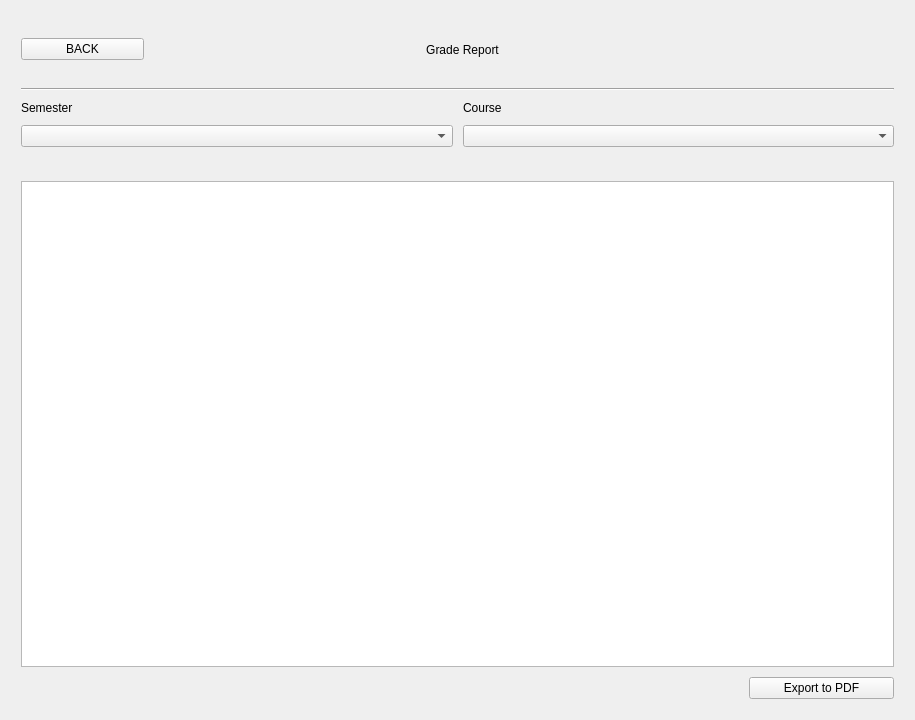
<?xml version="1.0" encoding="UTF-8"?>
<ui version="4.0">
 <class>Form</class>
 <widget class="QWidget" name="Form">
  <property name="geometry">
   <rect>
    <x>0</x>
    <y>0</y>
    <width>915</width>
    <height>720</height>
   </rect>
  </property>
  <property name="windowTitle">
   <string>Form</string>
  </property>
  <layout class="QVBoxLayout" name="verticalLayout_2">
   <item>
    <layout class="QVBoxLayout" name="main" stretch="1,0,10,1">
     <property name="spacing">
      <number>10</number>
     </property>
     <property name="leftMargin">
      <number>10</number>
     </property>
     <property name="topMargin">
      <number>10</number>
     </property>
     <property name="rightMargin">
      <number>10</number>
     </property>
     <property name="bottomMargin">
      <number>10</number>
     </property>
     <item>
      <layout class="QHBoxLayout" name="top" stretch="1,5,1">
       <item>
        <widget class="QPushButton" name="back">
         <property name="text">
          <string>BACK</string>
         </property>
        </widget>
       </item>
       <item>
        <widget class="QLabel" name="title">
         <property name="text">
          <string>Grade Report</string>
         </property>
         <property name="alignment">
          <set>Qt::AlignCenter</set>
         </property>
        </widget>
       </item>
       <item>
        <spacer name="horizontalSpacer_2">
         <property name="orientation">
          <enum>Qt::Horizontal</enum>
         </property>
         <property name="sizeHint" stdset="0">
          <size>
           <width>40</width>
           <height>20</height>
          </size>
         </property>
        </spacer>
       </item>
      </layout>
     </item>
     <item>
      <widget class="Line" name="line">
       <property name="orientation">
        <enum>Qt::Horizontal</enum>
       </property>
      </widget>
     </item>
     <item>
      <layout class="QVBoxLayout" name="middle" stretch="1,7">
       <property name="spacing">
        <number>10</number>
       </property>
       <item>
        <layout class="QHBoxLayout" name="filter_container">
         <property name="spacing">
          <number>10</number>
         </property>
         <item>
          <layout class="QFormLayout" name="semester_layout">
           <property name="rowWrapPolicy">
            <enum>QFormLayout::WrapAllRows</enum>
           </property>
           <item row="0" column="0">
            <widget class="QLabel" name="semester_label">
             <property name="text">
              <string>Semester</string>
             </property>
            </widget>
           </item>
           <item row="0" column="1">
            <widget class="QComboBox" name="semester_selection">
             <property name="placeholderText">
              <string>Select a semester</string>
             </property>
            </widget>
           </item>
          </layout>
         </item>
         <item>
          <layout class="QFormLayout" name="course_layout">
           <property name="fieldGrowthPolicy">
            <enum>QFormLayout::AllNonFixedFieldsGrow</enum>
           </property>
           <property name="rowWrapPolicy">
            <enum>QFormLayout::WrapAllRows</enum>
           </property>
           <property name="labelAlignment">
            <set>Qt::AlignLeading|Qt::AlignLeft|Qt::AlignVCenter</set>
           </property>
           <property name="formAlignment">
            <set>Qt::AlignLeading|Qt::AlignLeft|Qt::AlignTop</set>
           </property>
           <item row="0" column="0">
            <widget class="QLabel" name="course_label">
             <property name="text">
              <string>Course</string>
             </property>
            </widget>
           </item>
           <item row="0" column="1">
            <widget class="QComboBox" name="course_selection">
             <property name="placeholderText">
              <string>Select a course</string>
             </property>
            </widget>
           </item>
          </layout>
         </item>
        </layout>
       </item>
       <item>
        <layout class="QVBoxLayout" name="table_container">
         <item>
          <widget class="QTableWidget" name="table">
           <property name="verticalScrollMode">
            <enum>QAbstractItemView::ScrollPerPixel</enum>
           </property>
           <property name="horizontalScrollMode">
            <enum>QAbstractItemView::ScrollPerPixel</enum>
           </property>
           <property name="rowCount">
            <number>0</number>
           </property>
           <property name="columnCount">
            <number>0</number>
           </property>
           <attribute name="verticalHeaderVisible">
            <bool>false</bool>
           </attribute>
          </widget>
         </item>
        </layout>
       </item>
      </layout>
     </item>
     <item>
      <layout class="QHBoxLayout" name="bottom" stretch="5,1">
       <item>
        <spacer name="horizontalSpacer">
         <property name="orientation">
          <enum>Qt::Horizontal</enum>
         </property>
         <property name="sizeHint" stdset="0">
          <size>
           <width>40</width>
           <height>20</height>
          </size>
         </property>
        </spacer>
       </item>
       <item>
        <widget class="QPushButton" name="export_pdf">
         <property name="text">
          <string>Export to PDF</string>
         </property>
        </widget>
       </item>
      </layout>
     </item>
    </layout>
   </item>
  </layout>
 </widget>
 <resources/>
 <connections/>
</ui>
